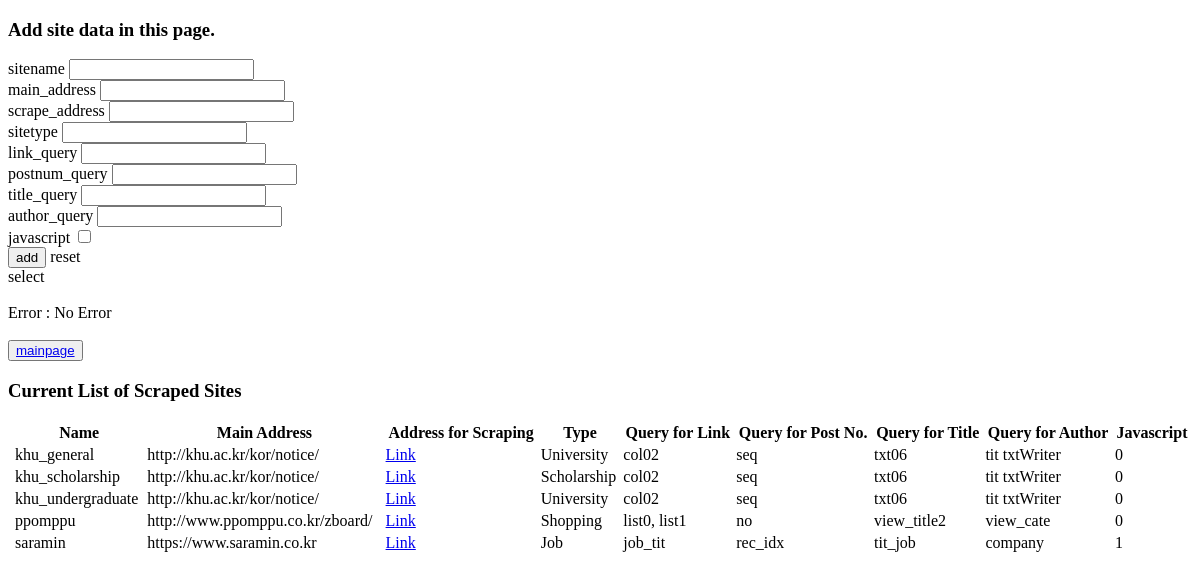
Before: /insert/ with the older database file.
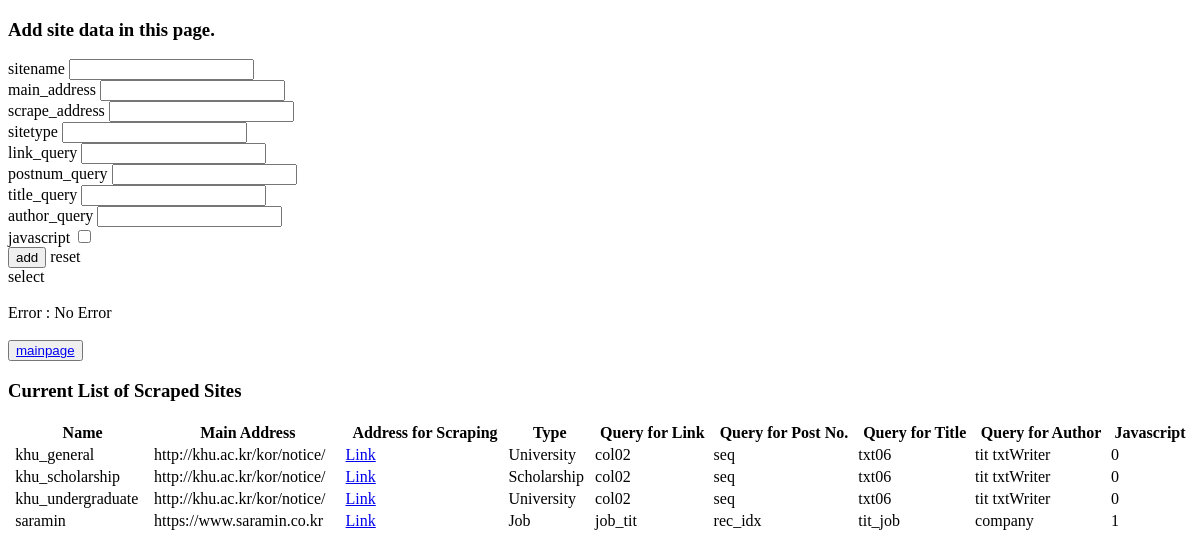
After: the same page with the newer database file.
### tables this page shows
CREATE TABLE sitedata (sitename TEXT NOT NULL PRIMARY KEY,main_address TEXT NOT NULL,scrape_address TEXT NOT NULL,sitetype TEXT NOT NULL,link_query TEXT NOT NULL,postnum_query INTEGER NOT NULL,title_query TEXT NOT NULL,author_query TEXT NOT NULL,js_included INTEGER);

### main/insert.py (the view, shortened to what this page needs)
@bp.route('/', methods=['GET', 'POST'])
def insert():
    con = get_db()
    cur = con.cursor()
    sitedata_result= []
    msg = "No Error"
    if (cur.execute(
        "SELECT name FROM sqlite_master WHERE type='table' and name = 'sitedata'")).fetchone() is not None:
        sitedata_result= cur.execute("SELECT * FROM sitedata ORDER BY sitename").fetchall()
    con.commit()
    cur.close()
    con.close()
    return render_template('insert.html', sitedata = sitedata_result, msg= msg)

### main/db.py (called while the page is built)
def get_db():
    db = getattr(g, '_database', None)
    if db is None:
        db = g._database = sqlite3.connect(current_app.config['DATABASE'])
    return db

def close_connection(e=None):
    db = g.pop('db', None)
    if db is not None:
        db.close()

### main/templates/insert.html (shortened to what this page needs)
<!DOCTYPE html>
<head>
    <link rel="stylesheet" href="{{ url_for('static', filename='loading.css') }}">
</head>
<body>
    <h3 id = "title">Add site data in this page.</h3>
    <form method="POST">
        <div id = "data_form">
            <label for="=sitename">sitename</label>
            <input type="text" id="sitename" name="sitename"><br>
            <label for="=main_address">main_address</label>
            <input type="text" id="main_address" name="main_address" ><br>
            <label for="=scrape_address">scrape_address</label>
            <input type="text" id="scrape_address" name="scrape_address"><br>
            <label for="=sitetype">sitetype</label>
            <input type="text" id="sitetype" name="sitetype"><br>
            <label for="=link_query">link_query</label>
            <input type="text" id="link_query" name="link_query"><br>
            <label for="=postnum_query">postnum_query</label>
            <input type="text" id="postnum_query" name="postnum_query"><br>
            <label for="=title_query">title_query</label>
            <input type="text" id="title_query" name="title_query"><br>
            <label for="=author_query">author_query</label>
            <input type="text" id="author_query" name="author_query"><br>
            <label for="=js_included">javascript</label>
            <input type="checkbox" name="js_included"><br>
        </div>
        <div id = "form_submit">
            <input type="submit" name="add" value="add">
            <label onclick = "confirmreset();">reset</label>
        </div>
        <label id = "select" onclick = "selectbox();">select</label>
        <br><br>
        Error : {{msg}}
        <br>
        <br>
        <button><a href={{ url_for("index") }}>mainpage</a></button>
        <br>
        <h3>Current List of Scraped Sites</h3>
        <table style="width:100%">
            <thead>
                <tr>
                    <th></th>
                    <th>Name</th>
                    <th>Main Address</th>
                    <th>Address for Scraping</th>
                    <th>Type</th>
                    <th>Query for Link</th>
                    <th>Query for Post No.</th>
                    <th>Query for Title</th>
                    <th>Query for Author</th>
                    <th>Javascript</th>
                </tr>
            </thead>
            <tbody>
                    {% for i in sitedata %}
                    <tr>
                        <td><input type="checkbox" name = {{ i[0] }}></td>
                        <td>{{ i[0] }}</td>
                        <td>{{ i[1] }}</td>
                        <td><a href = {{ i[2] }}>Link</a></td>
                        <td>{{ i[3] }}</td>
                        <td>{{ i[4] }}</td>
                        <td>{{ i[5] }}</td>
                        <td>{{ i[6] }}</td>
                        <td>{{ i[7] }}</td>
                        <td>{{ i[8] }}</td>
                    </tr>
                    {% endfor %}
            </tbody>
        </table>
    </form>
</body>

### main/static/loading.css (style rules this page uses)
table { size: "100%"; }

Changed rows visible on the page:
removed sitedata: sitename "ppomppu", main_address "http://www.ppomppu.co.kr/zboard/", sitetype "Shopping", link_query "list0, list1", postnum_query "no", title_query "view_title2", author_query "view_cate", js_included "0"
